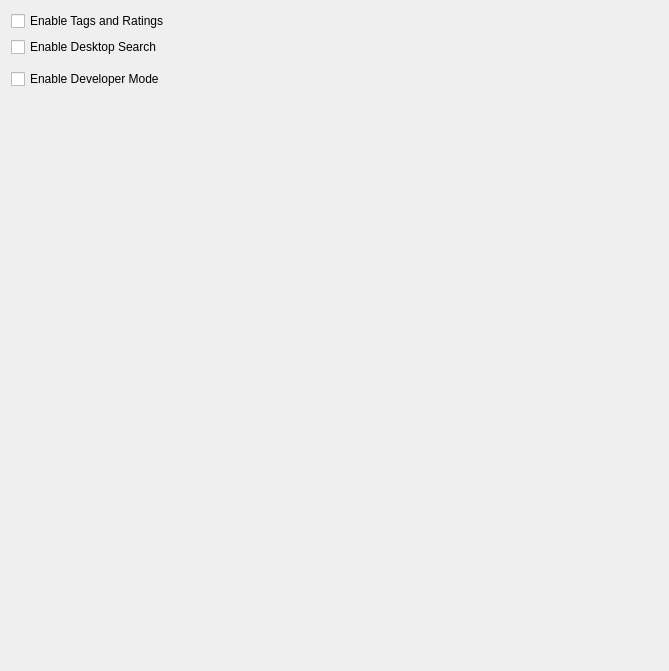
<?xml version="1.0" encoding="UTF-8"?>
<ui version="4.0">
 <author>Sebastian Trueg</author>
 <class>ConfigWidget</class>
 <widget class="QWidget" name="ConfigWidget">
  <property name="geometry">
   <rect>
    <x>0</x>
    <y>0</y>
    <width>669</width>
    <height>671</height>
   </rect>
  </property>
  <layout class="QVBoxLayout" name="verticalLayout_2">
   <item>
    <widget class="QCheckBox" name="m_checkEnabled">
     <property name="text">
      <string>Enable Tags and Ratings</string>
     </property>
    </widget>
   </item>
   <item>
    <widget class="QCheckBox" name="m_checkEnableFileIndexer">
     <property name="text">
      <string>Enable Desktop Search</string>
     </property>
    </widget>
   </item>
   <item>
    <widget class="FolderSelectionWidget" name="m_folderSelectionWidget" native="true"/>
   </item>
   <item>
    <widget class="QCheckBox" name="m_checkboxSourceCode">
     <property name="text">
      <string>Enable Developer Mode</string>
     </property>
    </widget>
   </item>
   <item>
    <spacer name="bottomSpacer">
     <property name="orientation">
      <enum>Qt::Vertical</enum>
     </property>
     <property name="sizeHint" stdset="0">
      <size>
       <width>1</width>
       <height>66</height>
      </size>
     </property>
    </spacer>
   </item>
  </layout>
 </widget>
 <customwidgets>
  <customwidget>
   <class>FolderSelectionWidget</class>
   <extends>QWidget</extends>
   <header>folderselectionwidget.h</header>
   <container>1</container>
  </customwidget>
 </customwidgets>
 <resources/>
 <connections/>
</ui>
